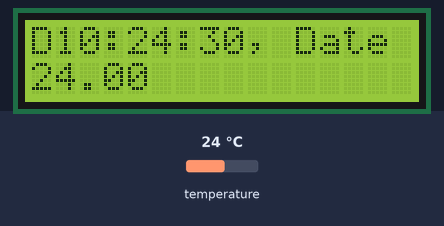
The sketch below on a simulated ESP8266 (NodeMCU). On the bench: 16×2 character LCD. The test bench sets the inputs (shaded band); at power-on: temperature 24 °C. The local clock reads 2024-03-15 10:24:30 at power-on unless the sketch sets it; what the sketch prints to the serial monitor is not drawn.

Above: at 1.2 s.
1.3 s: temperature set to 10.3 °C
At 3.2 s:
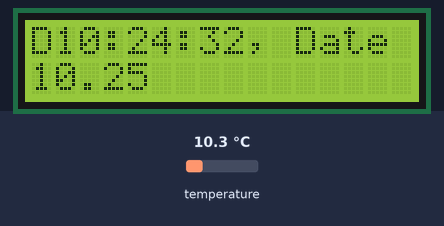
7.0 s: temperature set to 9.3 °C
At 8.7 s:
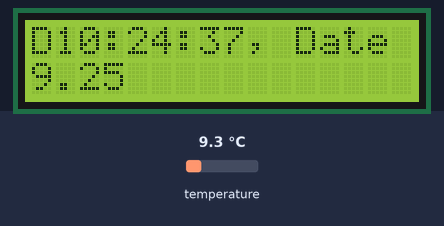
12.7 s: temperature set to 12 °C
At 13.9 s:
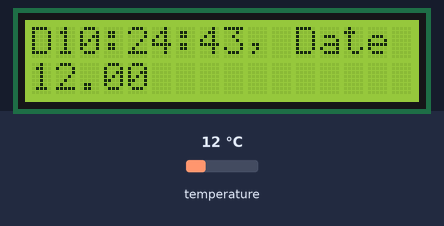
Timing chart, 0 to 15.7 s (numbered marks = the images above; inputs shaded):
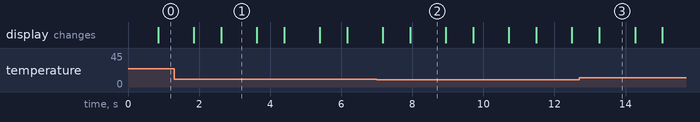

The sketch:

tp7a.ino
```cpp
// Include the libraries we need
#include <OneWire.h>
#include <DallasTemperature.h>

// Data wire is plugged into port 2 on the Arduino
#define ONE_WIRE_BUS 5

// Setup a oneWire instance to communicate with any OneWire devices (not just Maxim/Dallas temperature ICs)
OneWire oneWire(ONE_WIRE_BUS);

// Pass our oneWire reference to Dallas Temperature.
DallasTemperature sensors(&oneWire);


//librairie i2C
#include <Wire.h>
//structure de gestion de temps
#include <TimeLib.h>
//librairie d'accès au RTC
#include <DS1307RTC.h>


// initialisation de la librairie LCD
#include <LiquidCrystal.h>
const int rs = 12, en = 11, d4 = 7, d5 = 6, d6 = 5, d7 = 4;
LiquidCrystal lcd(rs, en, d4, d5, d6, d7);


void setup() {
  Serial.begin(9600);
  // Start up the library
  sensors.begin();
  lcd.begin(16, 2);
  lcd.println("DS1307RTC");
}

void loop() {
  lcd.setCursor(0, 9);
  lcd.print("      ");
  lcd.setCursor(0, 9);

  sensors.requestTemperatures();  // Send the command to get temperatures
                                  // After we got the temperatures, we can print them here.
  // We use the function ByIndex, and as an example get the temperature from the first sensor only.
  float tempC = sensors.getTempCByIndex(0);

  // Check if reading was successful
  if (tempC != DEVICE_DISCONNECTED_C) {
    lcd.println(tempC);
  } else {
    Serial.println("Error: Could not read temperature data");
  }
  tmElements_t tm;
  lcd.setCursor(1, 0);
  lcd.print("                ");
  lcd.setCursor(1, 0);
  if (RTC.read(tm)) {
    Serial.print("Ok, Time");
    print2digits(tm.Hour);
    lcd.print(':');
    print2digits(tm.Minute);
    lcd.print(':');
    print2digits(tm.Second);
    lcd.print(", Date (D/M/Y) = ");
    lcd.print(tm.Day);
    lcd.print('/');
    lcd.print(tm.Month);
    Serial.write('/');
    lcd.print(tmYearToCalendar(tm.Year));
  } else {
    if (RTC.chipPresent()) {
      Serial.println("The DS1307 is stopped.  Please run the SetTime");
      lcd.print("erreur date");
    } else {
      Serial.println("DS1307 read error!  Please check the circuitry.");
      lcd.print("erreur lecture");
    }
  }
  delay(1000);
}

void print2digits(int number) {

  if (number >= 0 && number < 10) {
    lcd.print("0");
  }

  lcd.print(number);
}
```

Measured:
- the behaviour switches between 10 and 9.9 °C on temperature (found by bisection; images 1 and 2)
- after the input at 7.0 s, the display: first differs from a run without the input after 0.94 s (image 2)
- after the input at 12.7 s, the display: changes after 0.56 s (image 3)
- what the display in image 1 shows lasts 1.0 s, from 2.6 s to 3.6 s
